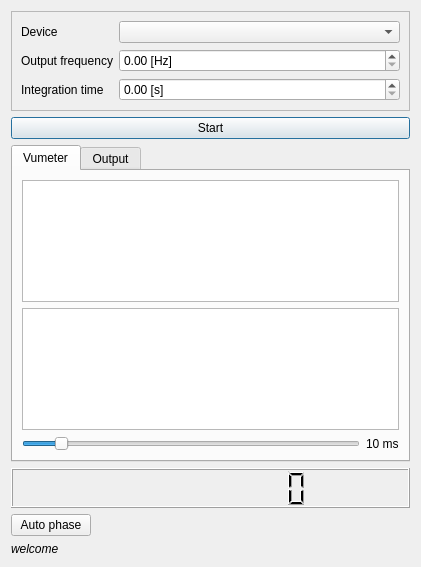
<?xml version="1.0" encoding="UTF-8"?>
<ui version="4.0">
 <class>LockinGui</class>
 <widget class="QWidget" name="LockinGui">
  <property name="geometry">
   <rect>
    <x>0</x>
    <y>0</y>
    <width>421</width>
    <height>567</height>
   </rect>
  </property>
  <property name="windowTitle">
   <string>Lockin</string>
  </property>
  <layout class="QVBoxLayout" name="verticalLayout">
   <item>
    <widget class="QFrame" name="frame">
     <property name="frameShape">
      <enum>QFrame::StyledPanel</enum>
     </property>
     <property name="frameShadow">
      <enum>QFrame::Raised</enum>
     </property>
     <layout class="QFormLayout" name="formLayout_2">
      <item row="0" column="0">
       <widget class="QLabel" name="label">
        <property name="text">
         <string>Device</string>
        </property>
       </widget>
      </item>
      <item row="0" column="1">
       <widget class="QComboBox" name="audioDeviceSelector"/>
      </item>
      <item row="1" column="0">
       <widget class="QLabel" name="outputFrequencyHzLabel">
        <property name="text">
         <string>Output frequency</string>
        </property>
       </widget>
      </item>
      <item row="1" column="1">
       <widget class="QDoubleSpinBox" name="outputFrequency">
        <property name="suffix">
         <string> [Hz]</string>
        </property>
        <property name="maximum">
         <double>20.000000000000000</double>
        </property>
       </widget>
      </item>
      <item row="2" column="1">
       <widget class="QDoubleSpinBox" name="integrationTime">
        <property name="suffix">
         <string> [s]</string>
        </property>
        <property name="maximum">
         <double>100.000000000000000</double>
        </property>
        <property name="singleStep">
         <double>0.100000000000000</double>
        </property>
       </widget>
      </item>
      <item row="2" column="0">
       <widget class="QLabel" name="integrationTimeSLabel">
        <property name="text">
         <string>Integration time</string>
        </property>
       </widget>
      </item>
     </layout>
    </widget>
   </item>
   <item>
    <widget class="QPushButton" name="buttonStartStop">
     <property name="text">
      <string>Start</string>
     </property>
     <property name="autoDefault">
      <bool>true</bool>
     </property>
     <property name="default">
      <bool>true</bool>
     </property>
     <property name="flat">
      <bool>false</bool>
     </property>
    </widget>
   </item>
   <item>
    <widget class="QTabWidget" name="tabWidget">
     <property name="currentIndex">
      <number>0</number>
     </property>
     <widget class="QWidget" name="tab">
      <attribute name="title">
       <string>Vumeter</string>
      </attribute>
      <layout class="QVBoxLayout" name="verticalLayout_2">
       <item>
        <widget class="XYView" name="vumeter"/>
       </item>
       <item>
        <widget class="XYView" name="pll"/>
       </item>
       <item>
        <layout class="QHBoxLayout" name="horizontalLayout_4">
         <item>
          <widget class="QSlider" name="vumeterTime">
           <property name="maximum">
            <number>100</number>
           </property>
           <property name="value">
            <number>10</number>
           </property>
           <property name="orientation">
            <enum>Qt::Horizontal</enum>
           </property>
          </widget>
         </item>
         <item>
          <widget class="QLabel" name="vumeterLabel">
           <property name="text">
            <string>10 ms</string>
           </property>
          </widget>
         </item>
        </layout>
       </item>
      </layout>
     </widget>
     <widget class="QWidget" name="tab_2">
      <attribute name="title">
       <string>Output</string>
      </attribute>
      <layout class="QHBoxLayout" name="horizontalLayout_5">
       <item>
        <widget class="XYView" name="output"/>
       </item>
      </layout>
     </widget>
    </widget>
   </item>
   <item>
    <layout class="QHBoxLayout" name="horizontalLayout">
     <item>
      <widget class="QLCDNumber" name="lcdForXValue">
       <property name="minimumSize">
        <size>
         <width>0</width>
         <height>40</height>
        </size>
       </property>
       <property name="digitCount">
        <number>10</number>
       </property>
      </widget>
     </item>
    </layout>
   </item>
   <item>
    <layout class="QHBoxLayout" name="horizontalLayout_3">
     <item>
      <widget class="QPushButton" name="buttonAutoPhase">
       <property name="text">
        <string>Auto phase</string>
       </property>
      </widget>
     </item>
     <item>
      <spacer name="horizontalSpacer_4">
       <property name="orientation">
        <enum>Qt::Horizontal</enum>
       </property>
       <property name="sizeHint" stdset="0">
        <size>
         <width>40</width>
         <height>20</height>
        </size>
       </property>
      </spacer>
     </item>
    </layout>
   </item>
   <item>
    <widget class="QLabel" name="info">
     <property name="font">
      <font>
       <italic>true</italic>
      </font>
     </property>
     <property name="text">
      <string>welcome</string>
     </property>
    </widget>
   </item>
  </layout>
 </widget>
 <customwidgets>
  <customwidget>
   <class>XYView</class>
   <extends>QGraphicsView</extends>
   <header>xy/xyview.hh</header>
  </customwidget>
 </customwidgets>
 <tabstops>
  <tabstop>audioDeviceSelector</tabstop>
  <tabstop>outputFrequency</tabstop>
  <tabstop>integrationTime</tabstop>
  <tabstop>buttonStartStop</tabstop>
  <tabstop>tabWidget</tabstop>
  <tabstop>vumeter</tabstop>
  <tabstop>pll</tabstop>
  <tabstop>vumeterTime</tabstop>
  <tabstop>buttonAutoPhase</tabstop>
  <tabstop>output</tabstop>
 </tabstops>
 <resources/>
 <connections/>
</ui>
